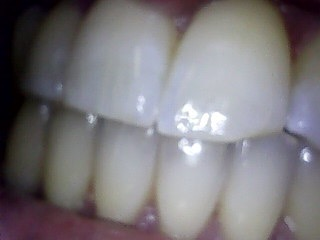
#> input picture raw_images/Teeth/IMG_8130.jpg, 320 x 240 px
$ python imgAugmenter.py raw_images/Teeth
#> lines starting #> are read from the running program, lines starting #| are printed output that depends on the picture
import progressbar, sys, os, PIL, random
from PIL import Image

angles = [-30, -20, -10, 10, 20, 30, 180]
imgExtensions = {}

SCALE_ON = 1
ROTATE_ON = 1
CROP_ON = 1
TRANSLATE_ON = 1


def defineImageExts():
    imgExtensions['jpeg'] = 0
    imgExtensions['jpg'] = 0
    imgExtensions['png'] = 0
    imgExtensions['tif'] = 0

def createTargetDir(imgDir):
    #Branch off of dir
#> called with imgDir = 'raw_images/Teeth'
    for el in range(len(imgDir)-2, -1, -1):
        if(imgDir[el] == '/'):
            targetPath = imgDir[:el+1] + 'augmentedImgs/'
            if not(os.path.isdir(targetPath)):
                os.mkdir(targetPath)
            return targetPath

def rotateImage(filePath, targetPath):
    #Rotate image x degrees defined in global angles
    a, fileNameExt = os.path.split(filePath)
    fileName, fileExt = os.path.splitext(fileNameExt)
    image = Image.open(filePath)

    for i, angle in enumerate(angles):
        # im_rot = image.rotate(angle)

        im2 = image.convert('RGBA')
        rot = im2.rotate(angle, expand=0)

        # a grey image same size as rotated image - if fill background with solid color
        fff = Image.new('RGBA', rot.size, (200,)*4)

        # create a composite image using the alpha layer of rot as a mask
        im_rot = Image.composite(rot, im2, rot)

        im_rot.convert(image.mode).save(targetPath + fileName + '_1_' + str(i+1) + fileExt)
        mirrorImage(targetPath + fileName + '_1_' + str(i+1), fileExt, im_rot.convert(image.mode))
        im_rot.close()
    image.save(targetPath + fileNameExt)
    image.close()
    return i+1

def mirrorImage(filePath, fileExt, img_handle):
    #Mirror images about the center short axis
    im_mirror = img_handle.transpose(PIL.Image.FLIP_LEFT_RIGHT)
    im_mirror.save(filePath + '_1' + fileExt)
    im_mirror.close()

def flipImage(filePath, fileExt, img_handle):
    #Mirror images about the long axiss
    im_mirror = img_handle.transpose(PIL.Image.FLIP_TOP_BOTTOM)
    im_mirror.save(filePath + '_2' + fileExt)
    im_mirror.close()

def scaleImage(filePath, targetPath):
    #Scale the image by a random factor [0.8, 1.2]
    a, fileNameExt = os.path.split(filePath)
    fileName, fileExt = os.path.splitext(fileNameExt)
    image = Image.open(filePath)

    factor = random.randint(8,12)
    size = (int(round(image.size[0]*factor/10)), int(round(image.size[1]*factor/10)))
    im_resize = image.resize(size, resample=PIL.Image.BICUBIC)
    im_resize.save(targetPath + fileName + '_2_'  + fileExt)
    mirrorImage(targetPath + fileName + '_2_' + str(i+1), fileExt, im_resize)
    flipImage(targetPath + fileName + '_2_' + str(i+1), fileExt, im_resize)
    im_resize.close()

def cropImage(filePath, targetPath):
    #Crop the image in 4 random locations. Mirror each one
    a, fileNameExt = os.path.split(filePath)
    fileName, fileExt = os.path.splitext(fileNameExt)
    image = Image.open(filePath)
    im_size = image.size

    for i in range(0,4):
        startX = random.randint(0,im_size[0]/2)
        startY = random.randint(0, im_size[1]/2)
        endX = int(startX + im_size[0]/2 - 1)
        endY = int(startY + im_size[1]/2 - 1)
        box = (startX, startY, endX, endY)
        crop_im = image.crop(box)
        crop_im.save(targetPath + fileName + '_3_' + str(i+1) + fileExt)
        mirrorImage(targetPath + fileName + '_3_' + str(i+1), fileExt, crop_im)
        flipImage(targetPath + fileName + '_3_' + str(i+1), fileExt, crop_im)
        crop_im.close()

def translateImage(filePath, targetPath):
    a, fileNameExt = os.path.split(filePath)
    fileName, fileExt = os.path.splitext(fileNameExt)
    image = Image.open(filePath)
    im_rgba = image.convert('RGBA')
    im_size = image.size

    for i in range(0,4):
        a = 1
        b = 0
        c = random.randint(-1*round(im_size[0]*0.2),round(im_size[0]*0.2)) #left/right (i.e. 5/-5)
        d = 0
        e = 1
        f = random.randint(-1*round(im_size[1]*0.2),round(im_size[1]*0.2)) #up/down (i.e. 5/-5)

        background = Image.new('RGBA', image.size, (200,)*4)
        trans_img = im_rgba.transform(image.size, Image.AFFINE, (a, b, c, d, e, f))
        img_out = Image.composite(trans_img, background, trans_img)
        img_out.convert(image.mode).save(targetPath + fileName + '_4_' + str(i+1) + fileExt)
        mirrorImage(targetPath + fileName + '_4_' + str(i+1), fileExt, img_out.convert(image.mode))
        flipImage(targetPath + fileName + '_4_' + str(i+1), fileExt, img_out.convert(image.mode))
        img_out.close()

    image.close()

def addGaussNoise():
    #TODO: finish me
    return 0

if(len(sys.argv) < 2):
    print("Script command: python <script-path>/imgAugmenter.py <imageDir>")

else:
    imgDir = sys.argv[1]
    filenames = os.listdir(imgDir)
    imgFiles = []
    defineImageExts()
    targetPath = createTargetDir(imgDir)

    for filename in filenames:
        if(filename[filename.find('.')+1:] in imgExtensions.keys()):
            #Acceptable file extension - else, some other filetype
            imgFiles.append(filename)

    nOperations = len(imgFiles)*len(angles)*2 + len(imgFiles)*SCALE_ON*3 + \
    + len(imgFiles)*CROP_ON*4*3 + len(imgFiles)*TRANSLATE_ON*4*3

    if(len(imgFiles) > 100):
        print('Augmenting ' + str(len(imgFiles)) + ' to ' + str(nOperations) + ' Images. This will take a few minutes.' + '\n')
    else:
        print('Augmenting ' + str(len(imgFiles)) + ' to ' + str(nOperations) +  ' Images.' + '\n')

    bar = progressbar.ProgressBar(maxval=nOperations, \
        widgets=[progressbar.Bar('=', '[', ']'), ' ', progressbar.Percentage()])

    bar.start()
    for i, imgFile in enumerate(imgFiles):

        if(ROTATE_ON):
            rotateImage(imgDir + '/' + imgFile, targetPath)
#> in rotateImage, image is the input picture: PIL image 320x240 RGB; mean R, G, B 123.2, 119.7, 123.4
#> the loop in rotateImage, `for i, angle in enumerate(angles):` made 7 passes
#> pass 1, in rotateImage, `im_rot = Image.composite(rot, im2, rot)`:
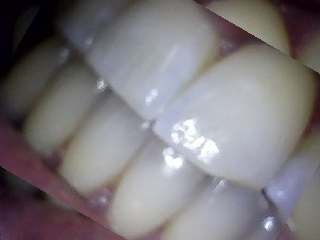
#> im_rot: PIL image 320x240 RGBA; mean R, G, B, A 123, 118.6, 122.2, 255
        if(SCALE_ON):
            scaleImage(imgDir + '/' + imgFile, targetPath)
#> in flipImage, `im_mirror = img_handle.transpose(PIL.Image.FLIP_TOP_BOTTOM)`:
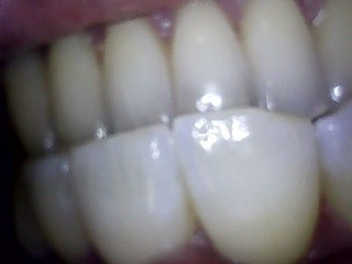
#> im_mirror: PIL image 352x264 RGB; mean R, G, B 123.2, 119.7, 123.4
        if(CROP_ON):
            cropImage(imgDir + '/' + imgFile, targetPath)
#> the loop in cropImage, `for i in range(0,4):` made 4 passes
#> pass 1, in cropImage, `crop_im = image.crop(box)`:
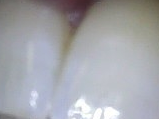
#> crop_im: PIL image 159x119 RGB; mean R, G, B 164.1, 165.3, 170.1
#> pass 1, in flipImage (call 2), `im_mirror = img_handle.transpose(PIL.Image.FLIP_TOP_BOTTOM)`:
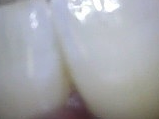
#> im_mirror: PIL image 159x119 RGB; mean R, G, B 164.1, 165.3, 170.1
        if(TRANSLATE_ON):
            translateImage(imgDir + '/' + imgFile, targetPath)
#> the loop in translateImage, `for i in range(0,4):` made 4 passes
#> pass 1, in translateImage, `trans_img = im_rgba.transform(image.size, Image.AFFINE, (a, b, c, d, e..`:
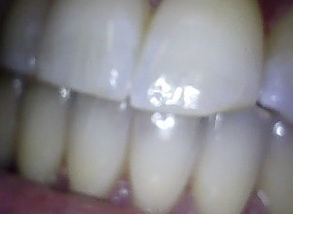
#> trans_img: PIL image 320x240 RGBA; mean R, G, B, A 112.7, 110.8, 114.3, 208.2; transparent parts drawn white
#> pass 1, in translateImage, `img_out = Image.composite(trans_img, background, trans_img)`:
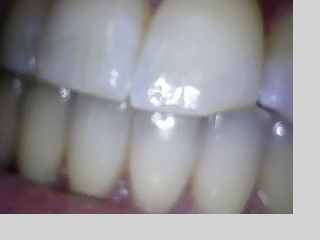
#> img_out: PIL image 320x240 RGBA; mean R, G, B, A 149.4, 147.5, 151, 244.9; transparent parts drawn white
#> pass 1, in mirrorImage (call 13), `im_mirror = img_handle.transpose(PIL.Image.FLIP_LEFT_RIGHT)`:
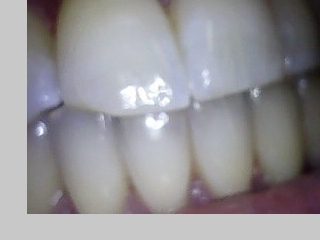
#> im_mirror: PIL image 320x240 RGB; mean R, G, B 149.4, 147.5, 151
        bar.update(i*nOperations/len(imgFiles))
#> pass 2 of the loop `for i, imgFile in enumerate(imgFiles):`:
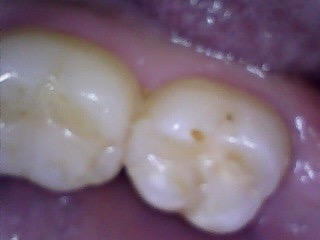
#> input picture raw_images/Teeth/IMG_8131.jpg, 320 x 240 px
#> in rotateImage, image is the input picture: PIL image 320x240 RGB; mean R, G, B 124.2, 105.1, 121
#> the loop in rotateImage (call 2), `for i, angle in enumerate(angles):` made 7 passes
#> pass 1, in rotateImage (call 2), `im_rot = Image.composite(rot, im2, rot)`:
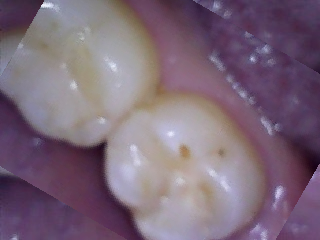
#> im_rot: PIL image 320x240 RGBA; mean R, G, B, A 123.2, 104, 120.6, 255
#> im_resize: PIL image 256x192 RGB
#> the loop in cropImage (call 2), `for i in range(0,4):` made 4 passes
#> (startX, startY, endX, endY) on passes 1 to 4: (158, 102, 317, 221), (64, 116, 223, 235), (136, 90, 295, 209), (154, 115, 313, 234)
#> the loop in translateImage (call 2), `for i in range(0,4):` made 4 passes
#> (c, f) on passes 1 to 4: (-27, -9), (-39, 45), (-46, 39), (20, 12)
#> pass 1, in mirrorImage (call 29), `im_mirror = img_handle.transpose(PIL.Image.FLIP_LEFT_RIGHT)`:
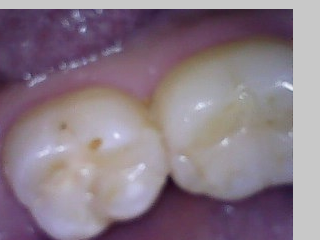
#> im_mirror: PIL image 320x240 RGB; mean R, G, B 136.4, 120.8, 132.9

    bar.finish()
    print("Saved Augmented Images at " + targetPath + '\n')
